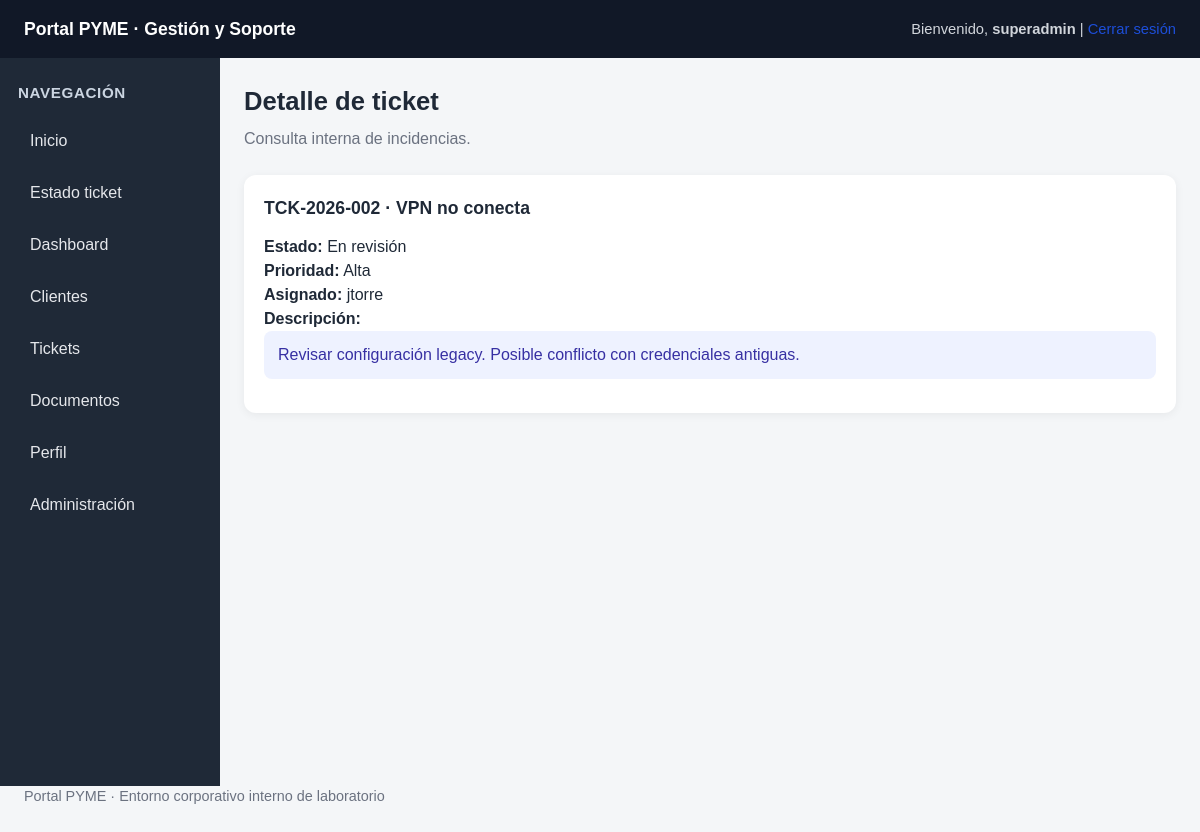
/ticket.php?id=2 (signed in), run on the app's committed database.
### tables this page shows
CREATE TABLE tickets (
    id INT AUTO_INCREMENT PRIMARY KEY,
    codigo VARCHAR(30) NOT NULL UNIQUE,
    asunto VARCHAR(160) NOT NULL,
    descripcion TEXT NOT NULL,
    estado VARCHAR(40) NOT NULL,
    prioridad VARCHAR(30) NOT NULL,
    empleado_asignado VARCHAR(80) NOT NULL,
    cliente_id INT NULL
);

### ticket.php (the view, shortened to what this page needs)
<?php
include 'config/db.php';
include 'includes/header.php';
include 'includes/sidebar.php';
$id = $_GET['id'] ?? '';
?>
<section class="page-header">
    <h2>Detalle de ticket</h2>
    <p>Consulta interna de incidencias.</p>
</section>
<div class="card">
    <?php if ($id === ''): ?>
        <div class="notice">Seleccione un ticket desde el listado interno.</div>
    <?php else: ?>
        <?php
        $query = "SELECT * FROM tickets WHERE id = '$id'";
        $result = $conn->query($query);
        $ticket = $result->fetch_assoc();
        ?>
        <?php if ($ticket): ?>
            <h3><?php echo htmlspecialchars($ticket['codigo']); ?> · <?php echo htmlspecialchars($ticket['asunto']); ?></h3>
            <p><strong>Estado:</strong> <?php echo htmlspecialchars($ticket['estado']); ?></p>
            <p><strong>Prioridad:</strong> <?php echo htmlspecialchars($ticket['prioridad']); ?></p>
            <p><strong>Asignado:</strong> <?php echo htmlspecialchars($ticket['empleado_asignado']); ?></p>
            <p><strong>Descripción:</strong></p>
            <div class="notice"><?php echo nl2br(htmlspecialchars($ticket['descripcion'])); ?></div>
        <?php else: ?>
            <div class="notice">Ticket no encontrado</div>
        <?php endif; ?>
    <?php endif; ?>
</div>
<?php include 'includes/footer.php'; ?>

### assets/css/style.css (style rules this page uses)
* { box-sizing: border-box; margin: 0; padding: 0; }
html, body { font-family: Arial, Helvetica, sans-serif; background: #f4f6f8; color: #1f2937; line-height: 1.5; }
body { min-width: 0; }
.page-header { margin-bottom: 24px; }
.page-header h2 { font-size: 1.6rem; margin-bottom: 6px; }
.page-header p { color: #6b7280; }
.card { background: white; border-radius: 12px; padding: 20px; margin-bottom: 20px; box-shadow: 0 2px 10px rgba(0,0,0,0.06); overflow-x: auto; }
.card h3 { margin-bottom: 14px; font-size: 1.1rem; }
.notice { padding: 12px 14px; border-radius: 8px; margin-bottom: 14px; background: #eef2ff; color: #3730a3; }

### data on the page
tickets: codigo "TCK-2026-002", asunto "VPN no conecta", estado "En revisión", prioridad "Alta", empleado_asignado "jtorre", descripcion "Revisar configuración legacy. Posible conflicto con credenciales antiguas."

### other printed values
$_SESSION['username'] "superadmin"
